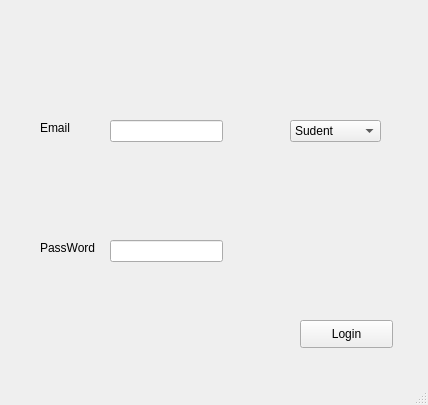
<?xml version="1.0" encoding="UTF-8"?>
<ui version="4.0">
 <class>MainWindow</class>
 <widget class="QMainWindow" name="MainWindow">
  <property name="geometry">
   <rect>
    <x>0</x>
    <y>0</y>
    <width>428</width>
    <height>405</height>
   </rect>
  </property>
  <property name="windowTitle">
   <string>Login Window</string>
  </property>
  <widget class="QWidget" name="centralwidget">
   <widget class="QLabel" name="label">
    <property name="geometry">
     <rect>
      <x>40</x>
      <y>120</y>
      <width>55</width>
      <height>16</height>
     </rect>
    </property>
    <property name="text">
     <string>Email</string>
    </property>
   </widget>
   <widget class="QLabel" name="label_2">
    <property name="geometry">
     <rect>
      <x>40</x>
      <y>240</y>
      <width>71</width>
      <height>16</height>
     </rect>
    </property>
    <property name="text">
     <string>PassWord</string>
    </property>
   </widget>
   <widget class="QLineEdit" name="lineEdit">
    <property name="geometry">
     <rect>
      <x>110</x>
      <y>240</y>
      <width>113</width>
      <height>22</height>
     </rect>
    </property>
    <property name="echoMode">
     <enum>QLineEdit::Password</enum>
    </property>
   </widget>
   <widget class="QLineEdit" name="lineEdit_2">
    <property name="geometry">
     <rect>
      <x>110</x>
      <y>120</y>
      <width>113</width>
      <height>22</height>
     </rect>
    </property>
   </widget>
   <widget class="QPushButton" name="pushButton">
    <property name="geometry">
     <rect>
      <x>300</x>
      <y>320</y>
      <width>93</width>
      <height>28</height>
     </rect>
    </property>
    <property name="text">
     <string>Login</string>
    </property>
   </widget>
   <widget class="QComboBox" name="comboBox">
    <property name="geometry">
     <rect>
      <x>290</x>
      <y>120</y>
      <width>91</width>
      <height>22</height>
     </rect>
    </property>
    <item>
     <property name="text">
      <string>Sudent</string>
     </property>
    </item>
    <item>
     <property name="text">
      <string>Company</string>
     </property>
    </item>
    <item>
     <property name="text">
      <string>Admin</string>
     </property>
    </item>
   </widget>
  </widget>
  <widget class="QMenuBar" name="menubar">
   <property name="geometry">
    <rect>
     <x>0</x>
     <y>0</y>
     <width>428</width>
     <height>26</height>
    </rect>
   </property>
  </widget>
  <widget class="QStatusBar" name="statusbar"/>
 </widget>
 <resources/>
 <connections/>
</ui>
